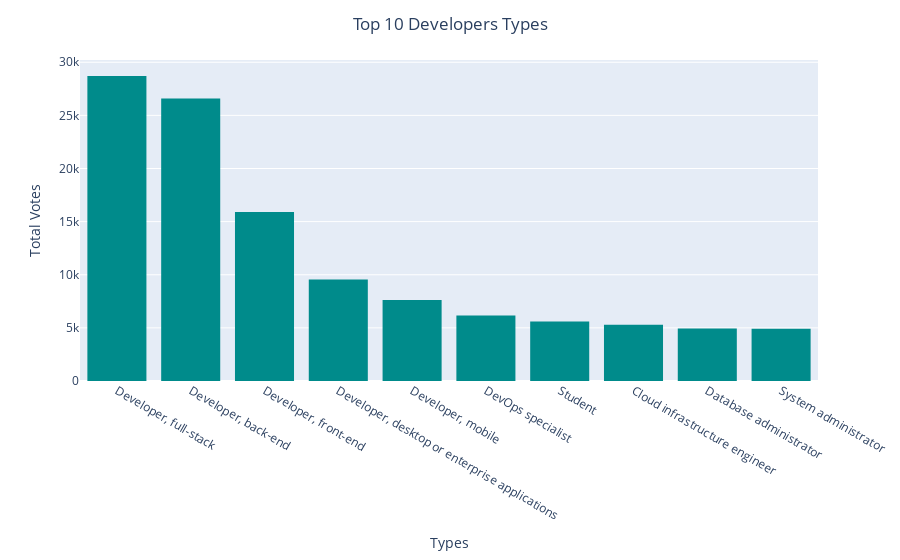

Write notebook code for a chart like this one.
### Code cell
fig = px.histogram(
dev_type_count.head(10),
x="DevType",
y="Respondent ID",
barmode="group",
orientation="v",color_discrete_sequence = ['darkcyan']
).update_layout(
title={"text": "Top 10 Developers Types", "x": 0.5}, yaxis_title="Total Votes",xaxis_title="Types")
fig.show()
#gitly.show( fig )
py.plot(fig, filename="top_10_dev_types_stackoverflow_2022_survey", auto_open = True)

### Figure 1 — Plotly figure (JSON) as saved in the notebook; plotly's stock layout.template omitted (floating-point values rounded to 4 significant figures)
{"data": [{"alignmentgroup": "True", "bingroup": "x", "histfunc": "sum", "hovertemplate": "DevType=%{x}<br>sum of Respondent ID=%{y}<extra></extra>", "legendgroup": "", "marker": {"color": "darkcyan", "pattern": {"shape": ""}}, "name": "", "offsetgroup": "", "orientation": "v", "showlegend": false, "type": "histogram", "x": ["Developer, full-stack", "Developer, back-end", "Developer, front-end", "Developer, desktop or enterprise applications", "Developer, mobile", "DevOps specialist", "Student", "Cloud infrastructure engineer", "Database administrator", "System administrator"], "xaxis": "x", "y": [28701, 26595, 15915, 9546, 7634, 6170, 5595, 5283, 4934, 4908], "yaxis": "y"}], "layout": {"barmode": "group", "legend": {"tracegroupgap": 0}, "margin": {"t": 60}, "title": {"text": "Top 10 Developers Types", "x": 0.5}, "xaxis": {"anchor": "y", "domain": [0, 1], "title": {"text": "Types"}}, "yaxis": {"anchor": "x", "domain": [0, 1], "title": {"text": "Total Votes"}}}}
